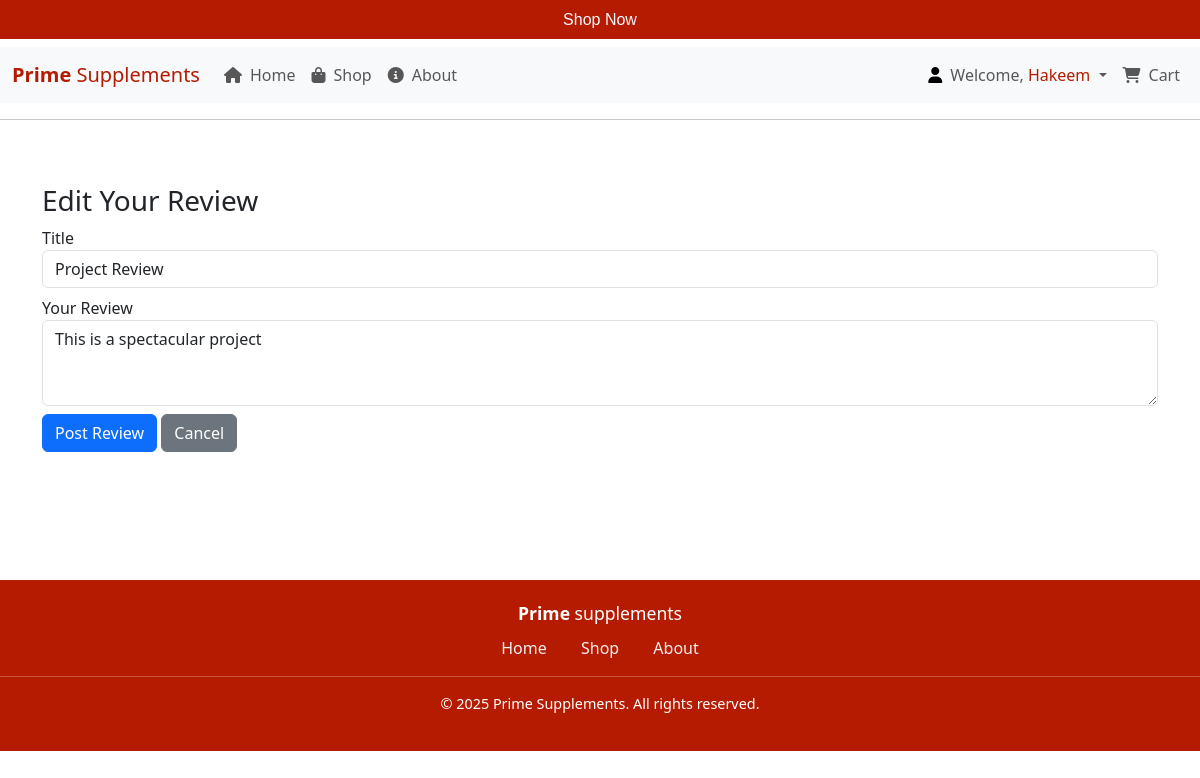
The page /edit_review/1 (signed in) on the database its author committed.
### Prime_Supplements/models.py (models this page shows, shortened)
class User(db.Model, UserMixin):
    id = db.Column(db.Integer, primary_key=True)
    username = db.Column(db.String(100), nullable=False)
    email = db.Column(db.String(100), unique=True, nullable=False)
    phone = db.Column(db.String(20), unique=True, nullable=False)
    password = db.Column(db.String(200), nullable=False)

class Review(db.Model):
    id = db.Column(db.Integer, primary_key=True)
    user_id = db.Column(db.Integer, db.ForeignKey('user.id'), nullable=False)
    title = db.Column(db.String(100), nullable=False)
    content = db.Column(db.Text, nullable=False)
    user = db.relationship('User', backref=db.backref('reviews', lazy=True))

### Prime_Supplements/Review/routes.py (the view)
@Reviews.route('/edit_review/<int:review_id>', methods=['GET', 'POST'])
@login_required
def edit_review(review_id):
    review = Review.query.get_or_404(review_id)
    if review.user_id != current_user.id:
        flash('You can only edit your own reviews.', 'danger')
        return redirect(url_for('Reviews.reviews'))
    form = ReviewForm()
    if form.validate_on_submit():
        review.title = form.title.data.strip()
        review.content = form.content.data.strip()
        db.session.commit()
        flash('Review updated!', 'success')
        return redirect(url_for('Reviews.reviews'))
    form.title.data = review.title
    form.content.data = review.content
    return render_template('Edit_Review.html', form=form, review=review)

### Prime_Supplements/Review/forms.py
class ReviewForm(FlaskForm):
    title = StringField('Title', validators=[DataRequired(), Length(min=3, max=100)])
    content = TextAreaField('Your Review', validators=[DataRequired(), Length(min=5, max=500)])
    submit = SubmitField('Post Review')

### Prime_Supplements/__init__.py (called while the page is built)
def set_user_loader():
    from Prime_Supplements.models import User
    @login_manager.user_loader
    def load_user(user_id):
        return db.session.get(User, int(user_id))

### Prime_Supplements/templates/Edit_Review.html (shortened to what this page needs)
{% extends 'base.html' %}
{% block head %}
<link rel="stylesheet" href="{{ url_for('static', filename='css/Cart.css') }}">
{% endblock %}
{% block content %}
<div class="container my-5">
    <h3>Edit Your Review</h3>
    <form method="POST">
      <div class="form-group">
        {{ form.title.label }}
        {{ form.title(class_="form-control") }}
      </div>
      <div class="form-group mt-2">
        {{ form.content.label }}
        {{ form.content(class_="form-control", rows="3") }}
      </div>
      <div class="form-group mt-2">
        {{ form.submit(class_="btn btn-primary") }}
        <a href="{{ url_for('Reviews.reviews') }}" class="btn btn-secondary">Cancel</a>
      </div>
    </form>
</div>
{% endblock %}

### Prime_Supplements/templates/base.html (shortened to what this page needs)
<!DOCTYPE html>
<html lang="en">
<head>
    {% block head %}{% endblock %}
    <link rel="stylesheet" href="{{ url_for('static', filename='css/bootstrap.min.css') }}">
    <link rel="stylesheet" href="https://cdnjs.cloudflare.com/ajax/libs/font-awesome/6.5.0/css/all.min.css">
    <link href="https://cdn.jsdelivr.net/npm/bootstrap@5.3.2/dist/css/bootstrap.min.css" rel="stylesheet">
</head>
<body class="d-flex flex-column min-vh-100">
    <header>
        <h6 class="head">Shop Now</h6>
    </header>
    <nav class="navbar navbar-expand-lg bg-body-tertiary">
        <div class="container-fluid">
            <a class="navbar-brand" href="{{ url_for('main.Home') }}" style="color: rgb(180, 27, 0);">
                <span class="branding-navbar">Prime</span> Supplements
            </a>
            <div class="collapse navbar-collapse" id="navbarNavDropdown">
                <ul class="navbar-nav me-auto">
                    <li class="nav-item">
                        <a class="nav-link" href="{{ url_for('main.Home') }}">
                            <i class="fas fa-home me-2"></i>Home
                        </a>
                    </li>
                    <li class="nav-item">
                        <a class="nav-link" href="{{ url_for('main.Shop') }}">
                            <i class="fas fa-shopping-bag me-2"></i>Shop
                        </a>
                    </li>
                    <li class="nav-item">
                        <a class="nav-link" href="{{ url_for('main.about') }}">
                            <i class="fas fa-info-circle me-2"></i>About
                        </a>
                    </li>
                </ul>
                <ul class="navbar-nav">
                    {% if current_user.is_authenticated %}
                        <li class="nav-item dropdown">
                            <a class="nav-link dropdown-toggle" href="#" role="button" data-bs-toggle="dropdown" aria-expanded="false">
                                <i class="fas fa-user me-2" style="color:black;"></i>Welcome, <span style="color:rgb(180, 27, 0);">{{ current_user.username }}</span>
                            </a>
                        </li>
                        <li class="nav-item">
                            <a class="nav-link" href="{{ url_for('cart.CartPage') }}">
                                <i class="fas fa-shopping-cart me-2"></i>Cart
                            </a>
                        </li>
                    {% endif %}
                </ul>
            </div>
        </div>
    </nav>
    <hr>
    {% block content %}{% endblock %}
    <footer style="background-color: rgb(180, 27, 0); color: white; padding: 20px 0; text-align: center; margin-bottom: 0px;  margin-top: 80px;">
      <div style="max-width: 1200px; margin: auto;">
          <p style="margin: 0; font-size: 1.1rem; color: white;"><span style="font-weight: bold;">Prime</span> supplements</p>
          <nav style="margin-top: 10px;">
              <a href="{{ url_for('main.Home') }}" style="color: #ecf0f1; margin: 0 15px; text-decoration: none;">Home</a>
              <a href="{{ url_for('main.Shop') }}" style="color: #ecf0f1; margin: 0 15px; text-decoration: none;">Shop</a>
              <a href="{{ url_for('main.about') }}" style="color: #ecf0f1; margin: 0 15px; text-decoration: none;">About</a>
          </nav>
          <hr>
          <p style="margin-top: 10px; font-size: 0.9rem; color:white;">&copy; 2025 Prime Supplements. All rights reserved.</p>
      </div>
    </footer>
</body>
</html>

### Prime_Supplements/static/css/Cart.css (style rules this page uses)
.head { text-align: center; font-family: Arial, Helvetica, sans-serif; background-color: rgb(180, 27, 0); padding: 10px; color: aliceblue; }
.branding-navbar { font-weight: bold; }

### rows shown on the page
User: username "Hakeem"
Review: title "Project Review", content "This is a spectacular project"
